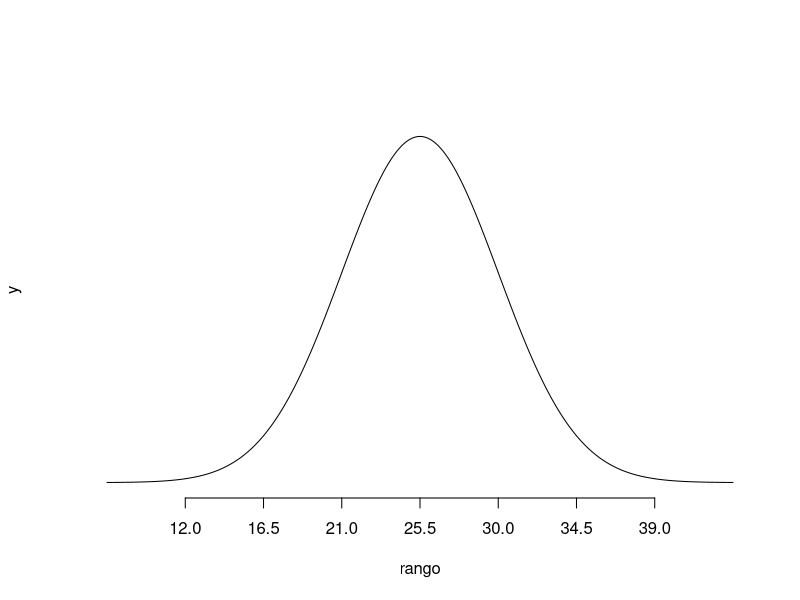

Source code (R): (Note: this script raises an error after producing the figure.)
# Title     : TODO
# Objective : TODO
# Created by: leandro
# Created on: 3/19/21

# Ejemplo 6.9 (pp 255)
mu <- 25.5
desvStd <- 4.5
x0 <- 30

rango <- seq(mu - 4 * desvStd, mu + 4 * desvStd, 0.01)

y <- dnorm(rango, mu, desvStd)

plot(rango, y,
     main = '',
     type = 'l',
     ylim = c(0, max(y) + 0.01),
     axes = FALSE
     )

axis(1, at = seq(mu - 3 * desvStd, mu + 3 * desvStd, desvStd))

## ahora vamos el area
#cord.a <- c(0, seq(min(rango), x0, .01), x0)
#cord.b <- c(0, dnorm(seq(min(rango), x0, .01), mu, desvStd), 0)
#
#polygon(cord.a, cord.b, col = 'yellow')
#
#cord.c <- c(x0, seq(x0, max(rango), .01), 0)
#cord.d <- c(0, dnorm(seq(x0, max(rango), .01), mu, desvStd), 0)

polygon(cord.c, cord.d, col = 'yellow')

## finalmente el area bajo la curva
P_30 <- 1 - pnorm(x0, mu, desvStd)

# Ejemplo 6.10 (pp256)
## el percentil 95
Q_95 <- qnorm(.95, mu, desvStd)
